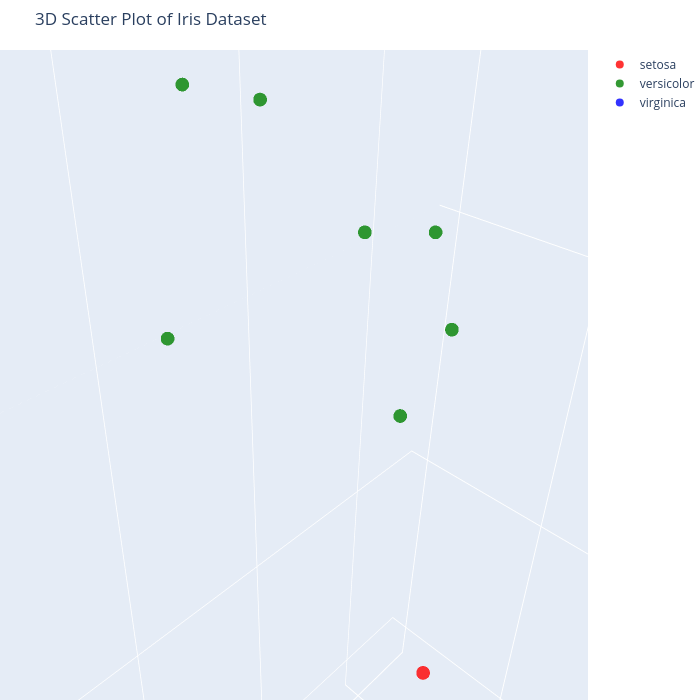

The notebook cell saved with this chart:
### Markdown cell above
### 3D with plotly Go

### Code cell
import plotly.graph_objects as go
import pandas as pd
import seaborn as sns

# # Load the Iris dataset from Seaborn
# iris = sns.load_dataset("iris")

# Define a color mapping for each species
species_colors = {"setosa": "red", "versicolor": "green", "virginica": "blue"}

# Create an empty figure
fig = go.Figure()

# For each species, add a 3D scatter trace
for species in iris["species"].unique():
    # Filter the data for the current species
    subset = iris[iris["species"] == species]
    # Add a 3D scatter trace for this species
    fig.add_trace(go.Scatter3d(
        x=subset["sepal_length"],    # x-axis: sepal length
        y=subset["sepal_width"],     # y-axis: sepal width
        z=subset["petal_length"],    # z-axis: petal length
        mode="markers",              # display as points
        marker=dict(
            size=8,                  # marker size
            color=species_colors[species],  # color by species
            opacity=0.8              # marker opacity
        ),
        name=species                # trace name for the legend
    ))

# Update the layout to set titles and size
fig.update_layout(
    title="3D Scatter Plot of Iris Dataset",
    scene=dict(
        xaxis_title="Sepal Length",
        yaxis_title="Sepal Width",
        zaxis_title="Petal Length"
    ),
    width=700,                    # Figure width in pixels
    height=700,                   # Figure height in pixels
    margin=dict(l=0, r=0, b=0, t=50)  # Margins around the plot
)

# Display the interactive 3D plot
fig.show()

### Figure 1 — Plotly figure (JSON) as saved in the notebook; plotly's stock layout.template omitted (floating-point values rounded to 4 significant figures)
{"data": [{"marker": {"color": "red", "opacity": 0.8, "size": 8}, "mode": "markers", "name": "setosa", "type": "scatter3d", "x": [5.1, 4.9, 4.7, 4.6, 5, 5.4, 4.6, 5, 4.4, 4.9, 5.4, 4.8, 4.8, 4.3, 5.8, 5.7, 5.4, 5.1, 5.7, 5.1, 5.4, 5.1, 4.6, 5.1, 4.8, 5, 5, 5.2, 5.2, 4.7, 4.8, 5.4, 5.2, 5.5, 4.9, 5, 5.5, 4.9, 4.4, 5.1, 5, 4.5, 4.4, 5, 5.1, 4.8, 5.1, 4.6, 5.3, 5], "y": [3.5, 3, 3.2, 3.1, 3.6, 3.9, 3.4, 3.4, 2.9, 3.1, 3.7, 3.4, 3, 3, 4, 4.4, 3.9, 3.5, 3.8, 3.8, 3.4, 3.7, 3.6, 3.3, 3.4, 3, 3.4, 3.5, 3.4, 3.2, 3.1, 3.4, 4.1, 4.2, 3.1, 3.2, 3.5, 3.6, 3, 3.4, 3.5, 2.3, 3.2, 3.5, 3.8, 3, 3.8, 3.2, 3.7, 3.3], "z": [1.4, 1.4, 1.3, 1.5, 1.4, 1.7, 1.4, 1.5, 1.4, 1.5, 1.5, 1.6, 1.4, 1.1, 1.2, 1.5, 1.3, 1.4, 1.7, 1.5, 1.7, 1.5, 1, 1.7, 1.9, 1.6, 1.6, 1.5, 1.4, 1.6, 1.6, 1.5, 1.5, 1.4, 1.5, 1.2, 1.3, 1.4, 1.3, 1.5, 1.3, 1.3, 1.3, 1.6, 1.9, 1.4, 1.6, 1.4, 1.5, 1.4]}, {"marker": {"color": "green", "opacity": 0.8, "size": 8}, "mode": "markers", "name": "versicolor", "type": "scatter3d", "x": [7, 6.4, 6.9, 5.5, 6.5, 5.7, 6.3, 4.9, 6.6, 5.2, 5, 5.9, 6, 6.1, 5.6, 6.7, 5.6, 5.8, 6.2, 5.6, 5.9, 6.1, 6.3, 6.1, 6.4, 6.6, 6.8, 6.7, 6, 5.7, 5.5, 5.5, 5.8, 6, 5.4, 6, 6.7, 6.3, 5.6, 5.5, 5.5, 6.1, 5.8, 5, 5.6, 5.7, 5.7, 6.2, 5.1, 5.7], "y": [3.2, 3.2, 3.1, 2.3, 2.8, 2.8, 3.3, 2.4, 2.9, 2.7, 2, 3, 2.2, 2.9, 2.9, 3.1, 3, 2.7, 2.2, 2.5, 3.2, 2.8, 2.5, 2.8, 2.9, 3, 2.8, 3, 2.9, 2.6, 2.4, 2.4, 2.7, 2.7, 3, 3.4, 3.1, 2.3, 3, 2.5, 2.6, 3, 2.6, 2.3, 2.7, 3, 2.9, 2.9, 2.5, 2.8], "z": [4.7, 4.5, 4.9, 4, 4.6, 4.5, 4.7, 3.3, 4.6, 3.9, 3.5, 4.2, 4, 4.7, 3.6, 4.4, 4.5, 4.1, 4.5, 3.9, 4.8, 4, 4.9, 4.7, 4.3, 4.4, 4.8, 5, 4.5, 3.5, 3.8, 3.7, 3.9, 5.1, 4.5, 4.5, 4.7, 4.4, 4.1, 4, 4.4, 4.6, 4, 3.3, 4.2, 4.2, 4.2, 4.3, 3, 4.1]}, {"marker": {"color": "blue", "opacity": 0.8, "size": 8}, "mode": "markers", "name": "virginica", "type": "scatter3d", "x": [6.3, 5.8, 7.1, 6.3, 6.5, 7.6, 4.9, 7.3, 6.7, 7.2, 6.5, 6.4, 6.8, 5.7, 5.8, 6.4, 6.5, 7.7, 7.7, 6, 6.9, 5.6, 7.7, 6.3, 6.7, 7.2, 6.2, 6.1, 6.4, 7.2, 7.4, 7.9, 6.4, 6.3, 6.1, 7.7, 6.3, 6.4, 6, 6.9, 6.7, 6.9, 5.8, 6.8, 6.7, 6.7, 6.3, 6.5, 6.2, 5.9], "y": [3.3, 2.7, 3, 2.9, 3, 3, 2.5, 2.9, 2.5, 3.6, 3.2, 2.7, 3, 2.5, 2.8, 3.2, 3, 3.8, 2.6, 2.2, 3.2, 2.8, 2.8, 2.7, 3.3, 3.2, 2.8, 3, 2.8, 3, 2.8, 3.8, 2.8, 2.8, 2.6, 3, 3.4, 3.1, 3, 3.1, 3.1, 3.1, 2.7, 3.2, 3.3, 3, 2.5, 3, 3.4, 3], "z": [6, 5.1, 5.9, 5.6, 5.8, 6.6, 4.5, 6.3, 5.8, 6.1, 5.1, 5.3, 5.5, 5, 5.1, 5.3, 5.5, 6.7, 6.9, 5, 5.7, 4.9, 6.7, 4.9, 5.7, 6, 4.8, 4.9, 5.6, 5.8, 6.1, 6.4, 5.6, 5.1, 5.6, 6.1, 5.6, 5.5, 4.8, 5.4, 5.6, 5.1, 5.1, 5.9, 5.7, 5.2, 5, 5.2, 5.4, 5.1]}], "layout": {"height": 700, "margin": {"b": 0, "l": 0, "r": 0, "t": 50}, "scene": {"aspectmode": "auto", "aspectratio": {"x": 0.9709, "y": 0.6473, "z": 1.591}, "camera": {"center": {"x": 0, "y": 0, "z": 0}, "eye": {"x": 0.005774, "y": 0.005774, "z": 0.005774}, "projection": {"type": "perspective"}, "up": {"x": 0, "y": 0, "z": 1}}, "xaxis": {"title": {"text": "Sepal Length"}, "type": "linear"}, "yaxis": {"title": {"text": "Sepal Width"}, "type": "linear"}, "zaxis": {"title": {"text": "Petal Length"}, "type": "linear"}}, "title": {"text": "3D Scatter Plot of Iris Dataset"}, "width": 700}}
